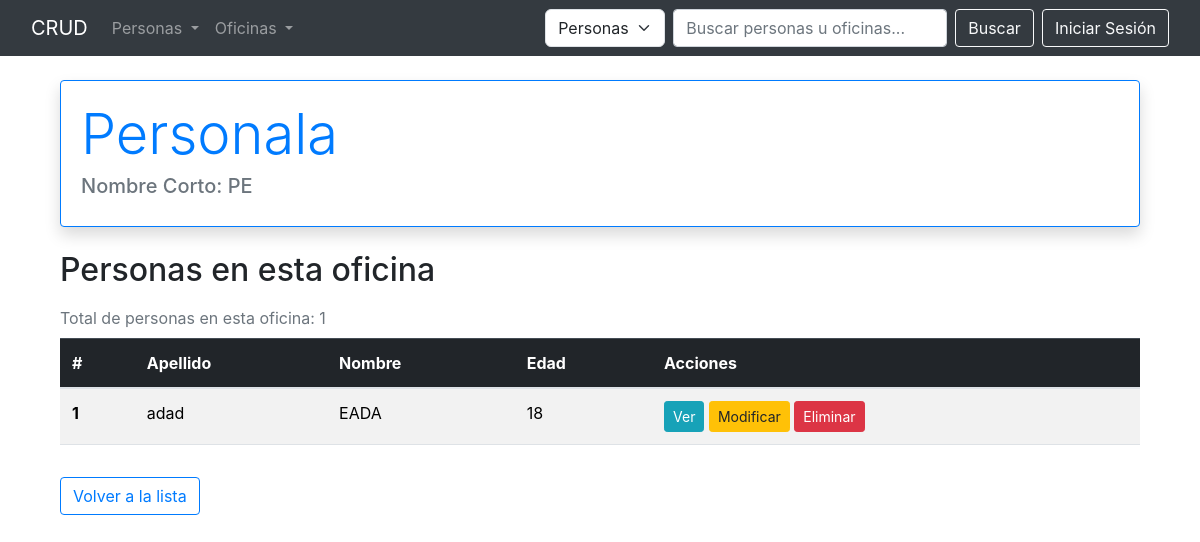
The app's page /oficina/detalle/3/ with its own data.
### oficina/models.py (models this page shows, shortened)
class Oficina(models.Model):
    nombre = models.CharField(max_length=50,unique=True)
    nombre_corto = models.CharField(max_length=10,unique=True,
     help_text="Nombre corto de la oficina (ADM, JAS,MARK, etc)"
    ,validators = [Validacion_nombre_corto])
    class Meta:
        verbose_name = 'Oficina'
        verbose_name_plural = 'Oficinas'

### persona/models.py (models this page shows, shortened)
class Persona(models.Model):
    apellido = models.CharField(verbose_name="apellido", max_length=50)
    nombre = models.CharField(verbose_name="nombre", max_length=50)
    edad = models.IntegerField(verbose_name="edad",
    validators=[
        MinValueValidator(18, message="La edad mínima es 18 años."),
        MaxValueValidator(90, message="La edad máxima es 90 años.")
    ],
    help_text="Ingrese la edad de la persona.")
    oficina = models.ForeignKey(Oficina, on_delete=models.PROTECT, related_name="personas", null=True, blank=True)
    class Meta:
        verbose_name = 'Persona'
        verbose_name_plural = 'Personas'

### oficina/views.py (the view)
class OficinaDetailView(DetailView):
    model = Oficina
    template_name = "oficina/detalle.html"
    context_object_name = "oficina"

### templates/oficina/detalle.html
{% extends "base.html" %}
{% block content %}
<div class="container mt-4">
    <div class="card shadow mb-4 border-primary">
        <div class="card-body">
            <h1 class="card-title text-primary display-4">{{ oficina.nombre }}</h1>
            <h5 class="card-subtitle mb-2 text-muted">Nombre Corto: {{ oficina.nombre_corto }}</h5>
        </div>
    </div>
    <h2 class="mb-3">Personas en esta oficina</h2>
    <p class="mb-2 text-muted">
        Total de personas en esta oficina: {{ oficina.personas.count }}
    </p>
    <div class="table-responsive">
      <table class="table table-striped">
        <thead class="table-dark">
          <tr>
            <th scope="col">#</th>
            <th scope="col">Apellido</th>
            <th scope="col">Nombre</th>
            <th scope="col">Edad</th>
            <th scope="col">Acciones</th>
          </tr>
        </thead>
        <tbody>
          {% for persona in oficina.personas.all %}
            <tr>
              <th scope="row">{{ forloop.counter }}</th>
              <td>{{ persona.apellido }}</td>
              <td>{{ persona.nombre }}</td>
              <td>{{ persona.edad }}</td>
              <td>
                <a href="{% url 'persona:detalle' persona.pk %}" class="btn btn-info btn-sm">Ver</a>
                <a href="{% url 'persona:actualizar' persona.pk %}" class="btn btn-warning btn-sm">Modificar</a>
                <a href="{% url 'persona:eliminar' persona.pk %}" class="btn btn-danger btn-sm">Eliminar</a>
              </td>
            </tr>
          {% empty %}
            <tr>
              <td colspan="5" class="text-center text-muted">No hay personas en esta oficina.</td>
            </tr>
          {% endfor %}
        </tbody>
      </table>
    </div>
    <a href="{% url 'oficina:lista' %}" class="btn btn-outline-primary mt-3">Volver a la lista</a>
</div>
{% endblock content %}

### records on screen
Oficina: nombre "Personala", nombre_corto "PE", personas.count "1"
Persona: apellido "adad", nombre "EADA", edad "18"
